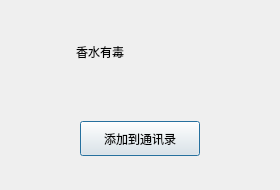
<?xml version="1.0" encoding="UTF-8"?>
<ui version="4.0">
 <class>FindSuccessDlg</class>
 <widget class="QDialog" name="FindSuccessDlg">
  <property name="geometry">
   <rect>
    <x>0</x>
    <y>0</y>
    <width>280</width>
    <height>190</height>
   </rect>
  </property>
  <property name="minimumSize">
   <size>
    <width>280</width>
    <height>190</height>
   </size>
  </property>
  <property name="maximumSize">
   <size>
    <width>280</width>
    <height>190</height>
   </size>
  </property>
  <property name="windowTitle">
   <string>Dialog</string>
  </property>
  <layout class="QGridLayout" name="gridLayout">
   <item row="0" column="0">
    <widget class="QWidget" name="widget" native="true">
     <layout class="QHBoxLayout" name="horizontalLayout">
      <item>
       <widget class="QLabel" name="head_lb">
        <property name="minimumSize">
         <size>
          <width>50</width>
          <height>50</height>
         </size>
        </property>
        <property name="maximumSize">
         <size>
          <width>50</width>
          <height>50</height>
         </size>
        </property>
        <property name="text">
         <string/>
        </property>
       </widget>
      </item>
      <item>
       <widget class="QLabel" name="name_lb">
        <property name="text">
         <string>香水有毒</string>
        </property>
        <property name="alignment">
         <set>Qt::AlignCenter</set>
        </property>
       </widget>
      </item>
      <item>
       <spacer name="horizontalSpacer">
        <property name="orientation">
         <enum>Qt::Horizontal</enum>
        </property>
        <property name="sizeHint" stdset="0">
         <size>
          <width>40</width>
          <height>20</height>
         </size>
        </property>
       </spacer>
      </item>
     </layout>
    </widget>
   </item>
   <item row="1" column="0">
    <widget class="QWidget" name="widget_2" native="true">
     <layout class="QHBoxLayout" name="horizontalLayout_2">
      <item>
       <widget class="ClickedBtn" name="add_friend_btn">
        <property name="minimumSize">
         <size>
          <width>120</width>
          <height>35</height>
         </size>
        </property>
        <property name="maximumSize">
         <size>
          <width>120</width>
          <height>35</height>
         </size>
        </property>
        <property name="text">
         <string>添加到通讯录</string>
        </property>
       </widget>
      </item>
     </layout>
    </widget>
   </item>
  </layout>
 </widget>
 <customwidgets>
  <customwidget>
   <class>ClickedBtn</class>
   <extends>QPushButton</extends>
   <header>clickedbtn.h</header>
  </customwidget>
 </customwidgets>
 <resources/>
 <connections/>
</ui>
